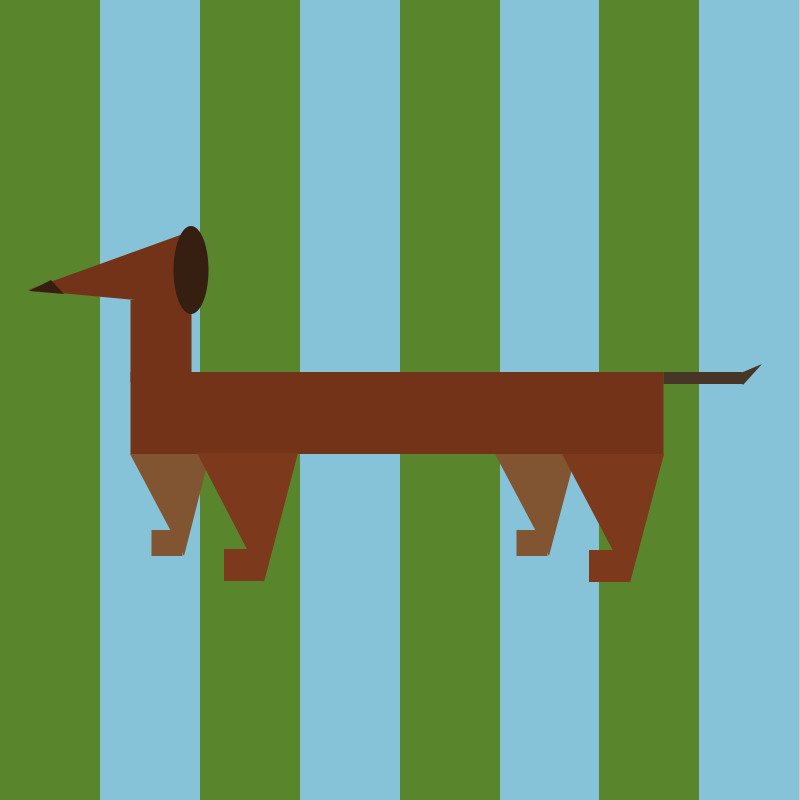
Frame 1 (no input)
Frame 60 (the mouse pressed at the canvas centre just before this capture): identical to frame 1, image omitted
Frame 120 (the mouse held since frame 60 and released just before this capture): identical to frame 1, image omitted

The Processing sketch that drew this single still picture (run headless with seeded random() and noise(); from frame 60 on, the mouse is pressed at the canvas centre):

// Processing sketch: perrito
// ── perrito.pde
void setup(){
  size(800, 800);
}
  
//fondo

void draw (){
  rectMode(CENTER);
  noStroke();
fill(89, 133, 44);
rect(50, 400, 100, 800);

fill(134, 195, 216);
rect(150, 400, 100, 800);

fill(89, 133, 44);
rect(250, 400, 100, 800);

fill(134, 195, 216);
rect(350, 400, 100, 800);

fill(89, 133, 44);
rect(450, 400, 100, 800);

fill(134, 195, 216);
rect(550, 400, 100, 800);

fill(89, 133, 44);
rect(649, 400, 100, 800);

fill(134, 195, 216);
rect(749, 400, 100, 800);


//centro del cuerpo
fill(115, 51, 24);
rect(397, 413, 533, 82);

//patas
fill(129, 85, 50);
triangle(130, 454, 210, 454, 184, 556);
triangle(495, 454, 576, 454, 549, 556);
rect(167, 543, 31, 26);
rect(532, 543, 31, 26);

fill(124, 57, 28);
triangle(197, 453, 298, 453, 264, 582);
triangle(562, 454, 664, 454, 630, 583);
rect(244, 565, 40, 32);
rect(609, 566, 40, 32);

//cola
fill(71, 53, 39);
rect(703, 378, 79, 12);
triangle(736, 375, 762, 364, 743, 385);

//cuello

fill(115, 51, 24);
rect(161, 341, 61, 82);

//cara
triangle(28, 290, 197, 229, 189, 305);
//nariz
fill(54, 31, 17);
triangle(29, 291, 51, 280, 64, 294);
//oreja
ellipse(191, 270, 35, 88);

}
